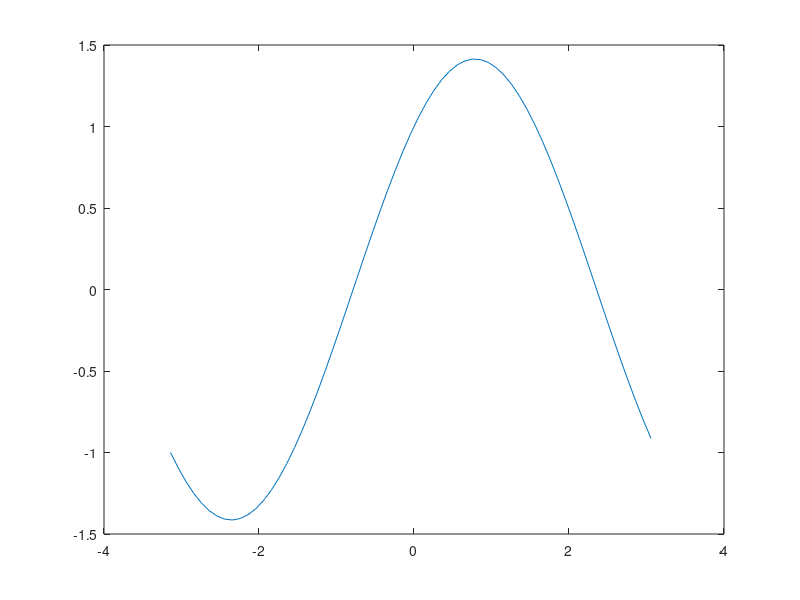

Write MATLAB code to recreate this figure. (Note: this script raises an error after producing the figure.)
theta = [-pi:0.1:pi];
y = sin(theta)+cos(theta);


figure
plot(theta,y);
thetalabel('elements in vector theta from \-pi to \pi'); 
ylabel('elements in vector y = sin(theta)+cos(theta)'); 
title('The sine and cos function from \-pi to \pi');
grid on